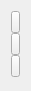
   <widget class="QWidget" name="verticalLayoutWidget_2">
    <property name="geometry">
     <rect>
      <x>541</x>
      <y>20</y>
      <width>31</width>
      <height>91</height>
     </rect>
    </property>
    <layout class="QVBoxLayout" name="verticalLayout_2">
     <property name="spacing">
      <number>0</number>
     </property>
     <property name="sizeConstraint">
      <enum>QLayout::SetNoConstraint</enum>
     </property>
     <item>
      <widget class="QPushButton" name="btn_addon_add_6">
       <property name="toolTip">
        <string>Selecionar do elements.data</string>
       </property>
       <property name="text">
        <string/>
       </property>
       <property name="icon">
        <iconset resource="icons.qrc">
         <normaloff>:/Icons/Database_32x32.png</normaloff>:/Icons/Database_32x32.png</iconset>
       </property>
       <property name="iconSize">
        <size>
         <width>28</width>
         <height>28</height>
        </size>
       </property>
      </widget>
     </item>
     <item>
      <widget class="QPushButton" name="btn_slot_add_2">
       <property name="toolTip">
        <string>Adicionar addon</string>
       </property>
       <property name="text">
        <string/>
       </property>
       <property name="icon">
        <iconset resource="icons.qrc">
         <normaloff>:/Icons/Add_32x32.png</normaloff>:/Icons/Add_32x32.png</iconset>
       </property>
       <property name="iconSize">
        <size>
         <width>28</width>
         <height>28</height>
        </size>
       </property>
      </widget>
     </item>
     <item>
      <widget class="QPushButton" name="btn_slot_delete_2">
       <property name="toolTip">
        <string>Remover addon</string>
       </property>
       <property name="text">
        <string/>
       </property>
       <property name="icon">
        <iconset resource="icons.qrc">
         <normaloff>:/Icons/Cancel_32x32.png</normaloff>:/Icons/Cancel_32x32.png</iconset>
       </property>
       <property name="iconSize">
        <size>
         <width>28</width>
         <height>28</height>
        </size>
       </property>
      </widget>
     </item>
    </layout>
   </widget>
